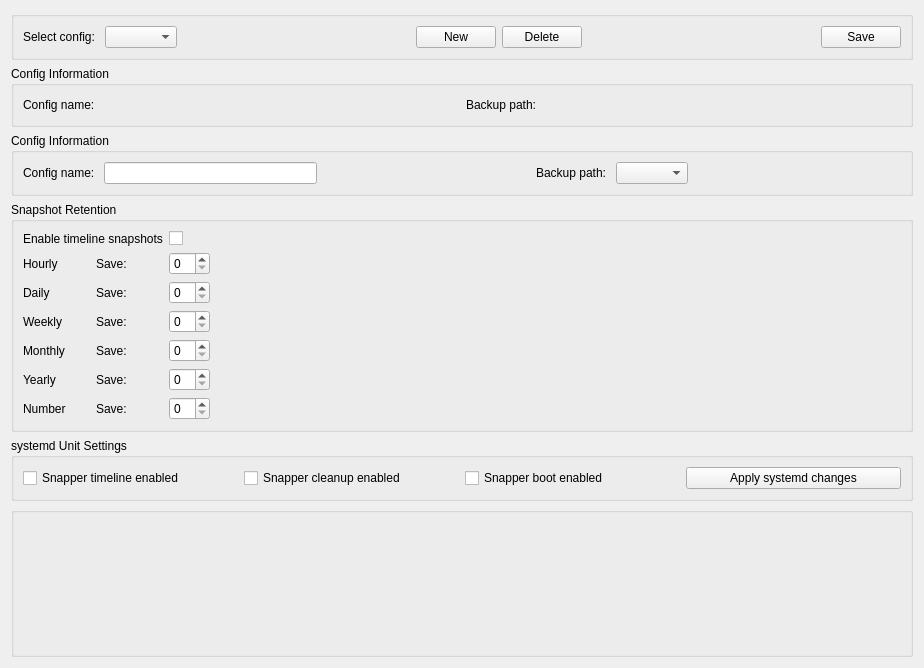
          <widget class="QWidget" name="scrollAreaWidgetContents_6">
           <property name="geometry">
            <rect>
             <x>0</x>
             <y>0</y>
             <width>924</width>
             <height>668</height>
            </rect>
           </property>
           <layout class="QVBoxLayout" name="verticalLayout_2">
            <item>
             <widget class="QGroupBox" name="groupBox_snapperConfigCrud">
              <property name="title">
               <string notr="true"/>
              </property>
              <layout class="QHBoxLayout" name="horizontalLayout_3">
               <item>
                <widget class="QLabel" name="label_6">
                 <property name="text">
                  <string>Select config: </string>
                 </property>
                </widget>
               </item>
               <item>
                <widget class="QComboBox" name="comboBox_snapperConfigSettings"/>
               </item>
               <item>
                <spacer name="horizontalSpacer_10">
                 <property name="orientation">
                  <enum>Qt::Horizontal</enum>
                 </property>
                 <property name="sizeHint" stdset="0">
                  <size>
                   <width>40</width>
                   <height>20</height>
                  </size>
                 </property>
                </spacer>
               </item>
               <item>
                <widget class="QPushButton" name="pushButton_snapperNewConfig">
                 <property name="text">
                  <string>New</string>
                 </property>
                </widget>
               </item>
               <item>
                <widget class="QPushButton" name="pushButton_snapperDeleteConfig">
                 <property name="text">
                  <string>Delete</string>
                 </property>
                </widget>
               </item>
               <item>
                <spacer name="horizontalSpacer_11">
                 <property name="orientation">
                  <enum>Qt::Horizontal</enum>
                 </property>
                 <property name="sizeHint" stdset="0">
                  <size>
                   <width>40</width>
                   <height>20</height>
                  </size>
                 </property>
                </spacer>
               </item>
               <item>
                <widget class="QPushButton" name="pushButton_snapperSaveConfig">
                 <property name="text">
                  <string>Save</string>
                 </property>
                </widget>
               </item>
              </layout>
             </widget>
            </item>
            <item>
             <widget class="QGroupBox" name="groupBox_snapperConfigDisplay">
              <property name="title">
               <string>Config Information</string>
              </property>
              <layout class="QHBoxLayout" name="horizontalLayout_4">
               <item>
                <widget class="QLabel" name="label_snapperConfigName">
                 <property name="text">
                  <string>Config name: </string>
                 </property>
                </widget>
               </item>
               <item>
                <widget class="QLabel" name="label_snapperConfigNameValue">
                 <property name="text">
                  <string notr="true"/>
                 </property>
                </widget>
               </item>
               <item>
                <spacer name="horizontalSpacer_12">
                 <property name="orientation">
                  <enum>Qt::Horizontal</enum>
                 </property>
                 <property name="sizeHint" stdset="0">
                  <size>
                   <width>40</width>
                   <height>20</height>
                  </size>
                 </property>
                </spacer>
               </item>
               <item>
                <widget class="QLabel" name="label_snapperBackupPath">
                 <property name="text">
                  <string>Backup path: </string>
                 </property>
                </widget>
               </item>
               <item>
                <widget class="QLabel" name="label_snapperBackupPathValue">
                 <property name="text">
                  <string notr="true"/>
                 </property>
                </widget>
               </item>
               <item>
                <spacer name="horizontalSpacer_13">
                 <property name="orientation">
                  <enum>Qt::Horizontal</enum>
                 </property>
                 <property name="sizeHint" stdset="0">
                  <size>
                   <width>40</width>
                   <height>20</height>
                  </size>
                 </property>
                </spacer>
               </item>
              </layout>
             </widget>
            </item>
            <item>
             <widget class="QGroupBox" name="groupBox_snapperConfigCreate">
              <property name="title">
               <string>Config Information</string>
              </property>
              <layout class="QHBoxLayout" name="horizontalLayout_7">
               <item>
                <widget class="QLabel" name="label_snapperName">
                 <property name="text">
                  <string>Config name: </string>
                 </property>
                </widget>
               </item>
               <item>
                <widget class="QLineEdit" name="lineEdit_snapperName">
                 <property name="maxLength">
                  <number>20</number>
                 </property>
                </widget>
               </item>
               <item>
                <spacer name="horizontalSpacer_14">
                 <property name="orientation">
                  <enum>Qt::Horizontal</enum>
                 </property>
                 <property name="sizeHint" stdset="0">
                  <size>
                   <width>40</width>
                   <height>20</height>
                  </size>
                 </property>
                </spacer>
               </item>
               <item>
                <widget class="QLabel" name="label_backupPath">
                 <property name="text">
                  <string>Backup path: </string>
                 </property>
                </widget>
               </item>
               <item>
                <widget class="QComboBox" name="comboBox_snapperPath">
                 <property name="sizeAdjustPolicy">
                  <enum>QComboBox::AdjustToContents</enum>
                 </property>
                </widget>
               </item>
               <item>
                <spacer name="horizontalSpacer_15">
                 <property name="orientation">
                  <enum>Qt::Horizontal</enum>
                 </property>
                 <property name="sizeHint" stdset="0">
                  <size>
                   <width>40</width>
                   <height>20</height>
                  </size>
                 </property>
                </spacer>
               </item>
              </layout>
             </widget>
            </item>
            <item>
             <widget class="QGroupBox" name="groupBox_snapperConfigSettings">
              <property name="sizePolicy">
               <sizepolicy hsizetype="Preferred" vsizetype="Expanding">
                <horstretch>0</horstretch>
                <verstretch>0</verstretch>
               </sizepolicy>
              </property>
              <property name="title">
               <string>Snapshot Retention</string>
              </property>
              <layout class="QGridLayout" name="gridLayout_27">
               <item row="4" column="1">
                <widget class="QLabel" name="label_snapperSave4">
                 <property name="text">
                  <string>Save: </string>
                 </property>
                </widget>
               </item>
               <item row="3" column="0">
                <widget class="QLabel" name="label_snapperWeekly">
                 <property name="text">
                  <string>Weekly</string>
                 </property>
                </widget>
               </item>
               <item row="5" column="1">
                <widget class="QLabel" name="label_snapperSave5">
                 <property name="text">
                  <string>Save: </string>
                 </property>
                </widget>
               </item>
               <item row="5" column="2">
                <widget class="QSpinBox" name="spinBox_snapperYearly"/>
               </item>
               <item row="2" column="2">
                <widget class="QSpinBox" name="spinBox_snapperDaily"/>
               </item>
               <item row="1" column="0">
                <widget class="QLabel" name="label_snapperHourly">
                 <property name="text">
                  <string>Hourly</string>
                 </property>
                </widget>
               </item>
               <item row="5" column="0">
                <widget class="QLabel" name="label_snapperYearly">
                 <property name="text">
                  <string>Yearly</string>
                 </property>
                </widget>
               </item>
               <item row="1" column="2">
                <widget class="QSpinBox" name="spinBox_snapperHourly"/>
               </item>
               <item row="4" column="0">
                <widget class="QLabel" name="label_snapperMonthly">
                 <property name="text">
                  <string>Monthly</string>
                 </property>
                </widget>
               </item>
               <item row="2" column="0">
                <widget class="QLabel" name="label_snapperDaily">
                 <property name="text">
                  <string>Daily</string>
                 </property>
                </widget>
               </item>
               <item row="4" column="2">
                <widget class="QSpinBox" name="spinBox_snapperMonthly"/>
               </item>
               <item row="2" column="1">
                <widget class="QLabel" name="label_snapperSave2">
                 <property name="text">
                  <string>Save: </string>
                 </property>
                </widget>
               </item>
               <item row="3" column="2">
                <widget class="QSpinBox" name="spinBox_snapperWeekly"/>
               </item>
               <item row="3" column="1">
                <widget class="QLabel" name="label_snapperSave3">
                 <property name="text">
                  <string>Save: </string>
                 </property>
                </widget>
               </item>
               <item row="1" column="1">
                <widget class="QLabel" name="label_snapperSave1">
                 <property name="text">
                  <string>Save: </string>
                 </property>
                </widget>
               </item>
               <item row="2" column="3">
                <spacer name="horizontalSpacer_16">
                 <property name="orientation">
                  <enum>Qt::Horizontal</enum>
                 </property>
                 <property name="sizeHint" stdset="0">
                  <size>
                   <width>40</width>
                   <height>20</height>
                  </size>
                 </property>
                </spacer>
               </item>
               <item row="6" column="0">
                <widget class="QLabel" name="label_snapperNumber">
                 <property name="text">
                  <string>Number</string>
                 </property>
                </widget>
               </item>
               <item row="6" column="1">
                <widget class="QLabel" name="label_snapperSave6">
                 <property name="text">
                  <string>Save:</string>
                 </property>
                </widget>
               </item>
               <item row="6" column="2">
                <widget class="QSpinBox" name="spinBox_snapperNumber"/>
               </item>
               <item row="0" column="2">
                <widget class="QCheckBox" name="checkBox_snapperEnableTimeline">
                 <property name="text">
                  <string/>
                 </property>
                </widget>
               </item>
               <item row="0" column="0" colspan="2">
                <widget class="QLabel" name="label_snapperEnableTimeline">
                 <property name="text">
                  <string>Enable timeline snapshots</string>
                 </property>
                </widget>
               </item>
              </layout>
             </widget>
            </item>
            <item>
             <widget class="QGroupBox" name="groupBox_snapperUnits">
              <property name="sizePolicy">
               <sizepolicy hsizetype="MinimumExpanding" vsizetype="Minimum">
                <horstretch>0</horstretch>
                <verstretch>0</verstretch>
               </sizepolicy>
              </property>
              <property name="title">
               <string>systemd Unit Settings</string>
              </property>
              <layout class="QHBoxLayout" name="horizontalLayout_6">
               <item>
                <widget class="QCheckBox" name="checkBox_snapperTimeline">
                 <property name="text">
                  <string>Snapper timeline enabled</string>
                 </property>
                 <property name="actionType" stdset="0">
                  <string notr="true">service</string>
                 </property>
                 <property name="actionData" stdset="0">
                  <string notr="true">snapper-timeline.timer</string>
                 </property>
                </widget>
               </item>
               <item>
                <widget class="QCheckBox" name="checkBox_snapperCleanup">
                 <property name="text">
                  <string>Snapper cleanup enabled</string>
                 </property>
                 <property name="actionType" stdset="0">
                  <string notr="true">service</string>
                 </property>
                 <property name="actionData" stdset="0">
                  <string notr="true">snapper-cleanup.timer</string>
                 </property>
                </widget>
               </item>
               <item>
                <widget class="QCheckBox" name="checkBox_snapperBoot">
                 <property name="text">
                  <string>Snapper boot enabled</string>
                 </property>
                 <property name="actionType" stdset="0">
                  <string notr="true">service</string>
                 </property>
                 <property name="actionData" stdset="0">
                  <string notr="true">snapper-boot.timer</string>
                 </property>
                </widget>
               </item>
               <item>
                <widget class="QPushButton" name="pushButton_snapperUnitsApply">
                 <property name="maximumSize">
                  <size>
                   <width>1000</width>
                   <height>16777215</height>
                  </size>
                 </property>
                 <property name="text">
                  <string>Apply systemd changes</string>
                 </property>
                </widget>
               </item>
              </layout>
             </widget>
            </item>
            <item>
             <widget class="QGroupBox" name="groupBox_2">
              <property name="sizePolicy">
               <sizepolicy hsizetype="Preferred" vsizetype="Expanding">
                <horstretch>0</horstretch>
                <verstretch>0</verstretch>
               </sizepolicy>
              </property>
              <property name="title">
               <string/>
              </property>
             </widget>
            </item>
           </layout>
          </widget>
